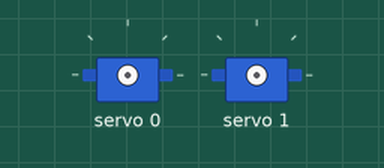
A sketch run on a simulated Arduino Uno, built with avr-gcc and run on an emulated ATmega328P. Parts: 2 × servo. What the sketch prints to the serial monitor is not drawn.

Above: at 0.05 s.
At 14.95 s:
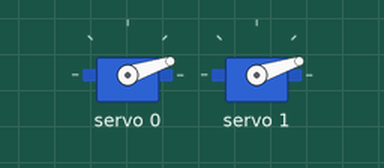
Timing chart, 0 to 19.5 s (numbered marks = the images above):
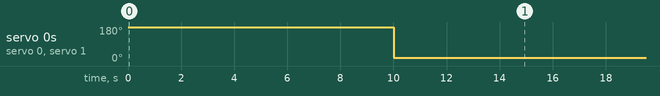

The sketch:

pca9685.ino
```cpp
#include <Wire.h>
#include <Adafruit_PWMServoDriver.h>

// called this way, it uses the default address 0x40
Adafruit_PWMServoDriver pwm = Adafruit_PWMServoDriver();
// you can also call it with a different address you want
//Adafruit_PWMServoDriver pwm = Adafruit_PWMServoDriver(0x41);
// you can also call it with a different address and I2C interface
//Adafruit_PWMServoDriver pwm = Adafruit_PWMServoDriver(0x40, Wire);

#define SERVOMIN  150 // This is the 'minimum' pulse length count (out of 4096)
#define SERVOMAX  600 // This is the 'maximum' pulse length count (out of 4096)
#define USMIN  600 // This is the rounded 'minimum' microsecond length based on the minimum pulse of 150
#define USMAX  2400 // This is the rounded 'maximum' microsecond length based on the maximum pulse of 600
#define SERVO_FREQ 50 // Analog servos run at ~50 Hz updates

uint8_t servonum = 0;

void setup() {
  Serial.begin(9600);
  Serial.println("8 channel Servo test!");

  pwm.begin();
  pwm.setOscillatorFrequency(27000000);
  pwm.setPWMFreq(SERVO_FREQ);  // Analog servos run at ~50 Hz updates

  delay(10);
}


void loop() {
  pwm.setPWM(0, 0, 0);
  pwm.setPWM(1, 0, 0);
  delay(5000);

  pwm.setPWM(0, 0, 600);
  pwm.setPWM(1, 0, 600);

  delay(5000);

  pwm.setPWM(0, 0, 150);
   pwm.setPWM(1, 0, 150);
  delay(5000);
}
```

Measured:
- by itself, servo 0, servo 1: alternates 180° for 5.0 s and 18° for 10.0 s
